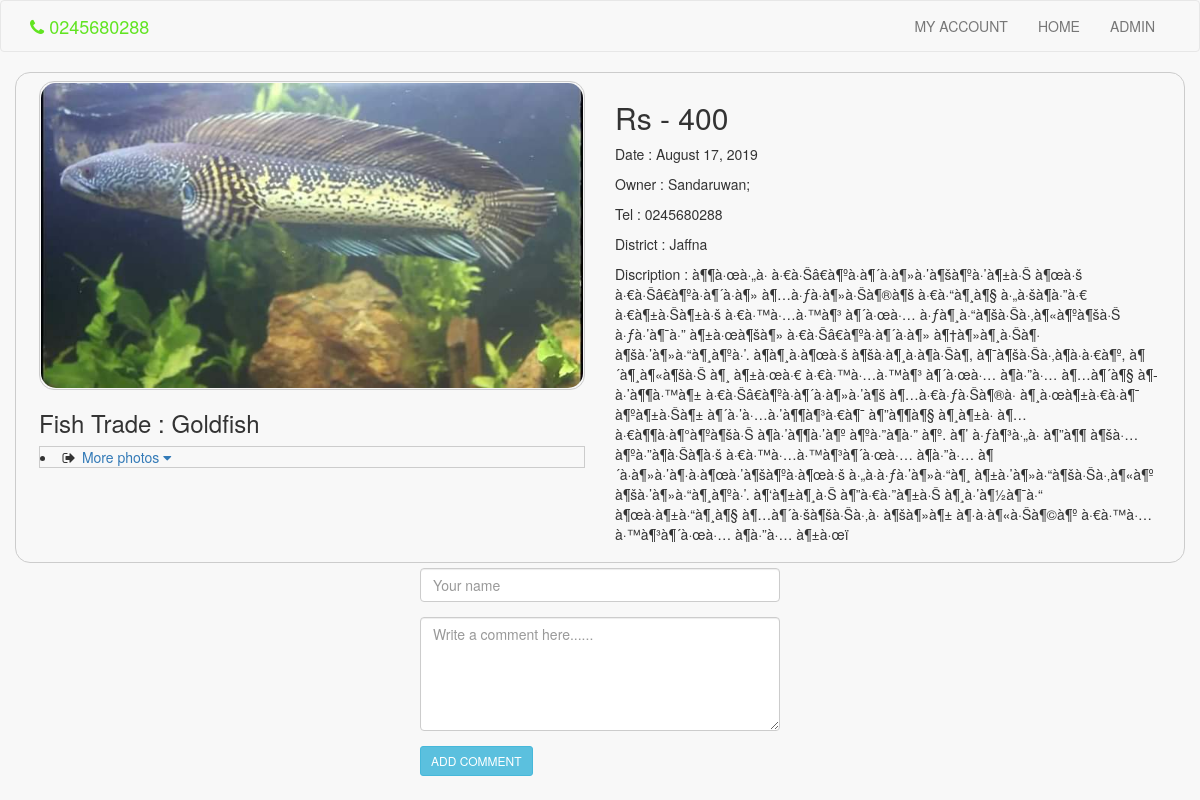
The page /newpage.php?id=4 on the database its author committed.
### tables this page shows
CREATE TABLE `product` (
  `id` int(11) NOT NULL,
  `name` varchar(100) NOT NULL,
  `product_name` varchar(200) NOT NULL,
  `district` varchar(50) NOT NULL,
  `phone_number` varchar(50) NOT NULL,
  `owner_name` varchar(200) NOT NULL,
  `info` varchar(1000) NOT NULL,
  `pic` varchar(200) NOT NULL,
  `pic1` varchar(70) NOT NULL,
  `pic2` varchar(200) NOT NULL,
  `pic3` varchar(200) NOT NULL,
  `price` varchar(20) NOT NULL,
  `date_released` date NOT NULL
);

### newpage.php (the view, shortened to what this page needs)
<?php
include 'db.php';
$id = $_GET['id'];
$select = "SELECT * FROM `product` WHERE id = '$id'";
$result  = mysqli_query($con, $select);
$row = mysqli_fetch_assoc($result);
?>
<!DOCTYPE html>
<html lang="en">
<head>
    <link href="vendor/bootstrap/css/bootstrap.min.css" rel="stylesheet">
    <link href="vendor/metisMenu/metisMenu.min.css" rel="stylesheet">
    <link href="dist/css/sb-admin-2.css" rel="stylesheet">
    <link href="vendor/morrisjs/morris.css" rel="stylesheet">
    <link href="vendor/font-awesome/css/font-awesome.min.css" rel="stylesheet" type="text/css">
     <link id="switcher" href="assets/css/theme-color/green-theme.css" rel="stylesheet">
</head>
<body>
          <nav class="navbar navbar-default" role="navigation">
            <div class="container">
              <div class="navbar-header">
                 <a class="navbar-brand" href="index.php"> <i class="fa fa-phone"></i> <?php echo $row['phone_number']; ?></a>
              </div>
              <div id="navbar" class="navbar-collapse collapse">
                <ul id="top-menu" class="nav navbar-nav navbar-right main-nav">
                  <li><a href="addindex.php">MY ACCOUNT</a></li>
                  <li><a href="index.php">HOME</a></li>
                   <li ><a href="dashboard/index.php">ADMIN</a></li>
                </ul>
              </div>
            </div>
          </nav>
  <section id="service">
    <div class="container">
       <div class="row"style="border:1px solid #ccc; border-radius:15px; padding:8px; margin-bottom:5px; background-color:;">
      <div class="col-lg-6">
          <div style="border:1px solid #ccc; padding:1px; margin-bottom:2px;border-radius:15px; ">
            <img style="border-radius:15px"src="<?php echo $row['pic']; ?>" alt="" class="img-responsive" >
          </div>
          <div class="blog-news-title"  >
                <h3><?php echo $row['name']; ?> : <?php echo $row['product_name']; ?></h3>
          </div>
            <div style="border:1px solid #ccc; padding:0px; margin-bottom:16px; ">
                <li class="dropdown"><i class="fa fa-sign-out fa-fw"></i>
                  <a class="dropdown-toggle" data-toggle="dropdown" href="#">More photos <i class="fa fa-caret-down"></i></a>
                </li>
            </div>
      </div>
      <div class="col-lg-6">
            <div class="blog-news-title"  >
              <h2>Rs - <?php echo $row['price']; ?></h2>
            </div>
            <div class="blog-news-details">
              <p>Date : <?php echo date("F d, Y", strtotime($row['date_released']))?></p>
            </div>
         <div class="blog-news-title"  >
                <p>Owner : <?php echo $row['owner_name']; ?></p>
                <p>Tel : <?php echo $row['phone_number']; ?></p>
                <p>District : <?php echo $row['district']; ?></p>
          </div>
            <div class="blog-news-title"  >
              <p>Discription :  <?php echo $row['info']; ?></p>
            </div>
      </div>
</div>
              <div class="row">
                <div class="col-lg-12">
                    <form class="form-horizontal" method="POST" action="add.php" enctype="multipart/form-data">
                        <fieldset>
                            <div class="form-group">
                              <label class="col-md-4 control-label" for="name"></label>
                              <div class="col-md-4">
                              <input id="name" name="name" type="text" placeholder="Your name" class="form-control input-md" required="" value="">
                              </div>
                            </div>
                            <div class="form-group">
                              <label class="col-md-4 control-label" for="comment"></label>
                              <div class="col-md-4">
                                <textarea class="form-control" rows="5" id="comment" name="comment"placeholder="Write a comment here......"></textarea>
                              </div>
                            </div>
                            <div class="form-group">
                              <label class="col-md-4 control-label" for="submit"></label>
                              <div class="col-md-4">
                                <button id="submit" name="submit" class="btn btn-info btn-sm">ADD COMMENT</button>
                              </div>
                            </div>
                      </fieldset>
                   </form>
              </div>
           </div>
 </div>
</section>
</body>
</html>

### assets/css/theme-color/green-theme.css (style rules this page uses)
.navbar-brand { color: #61e421 !important; }

### rows shown on the page
product: phone_number "0245680288", pic (picture), name "Fish Trade", product_name "Goldfish", price "400", date_released "August 17, 2019", owner_name "Sandaruwan;", district "Jaffna", info "à¶¶à·œà·„à· à·€à·Šâ€à¶ºà·à¶´à·à¶»à·’à¶šà¶ºà·’à¶±à·Š à¶œà·š à·€à·Šâ€à¶ºà·à¶´à·à¶» à¶…à·ƒà·à¶»à·Šà¶®à¶š à·€à·“à¶¸à¶§ à·„à·šà¶­à·”à·€ à·€à¶±à·Šà¶±à·š à·€à·™à·…à·™à¶³ à¶´à·œà·… à·ƒà¶¸à·“à¶šà·Šà·‚à¶«à¶ºà¶šà·Š à·ƒà·’à¶¯à·” à¶±à·œà¶šà¶» à·€à·Šâ€à¶ºà·à¶´à·à¶» à¶†à¶»à¶¸à·Šà¶· à¶šà·’à¶»à·“à¶¸à¶ºà·’. à¶­à¶¸à·à¶œà·š à¶šà·à¶¸à·à¶­à·Šà¶­, à¶¯à¶šà·Šà·‚à¶­à·à·€à¶º, à¶´à¶¸à¶«à¶šà·Š à¶¸ à¶±à·œà·€ à·€à·™à·…à·™à¶³ à¶´à·œà·… à¶­à·”à·… à¶…à¶´à¶§ à¶­à·’à¶¶à·™à¶± à·€à·Šâ€à¶ºà·à¶´à·à¶»à·’à¶š à¶…à·€à·ƒà·Šà¶®à· à¶¸à·œà¶±à·€à·à¶¯ à¶ºà¶±à·Šà¶± à¶´à·’à·…à·’à¶¶à¶³à·€à¶¯ à¶”à¶¶à¶§ à¶¸à¶±à· à¶…à·€à¶¶à·à¶°à¶ºà¶šà·Š à¶­à·’à¶¶à·’à¶º à¶ºà·”à¶­à·” à¶º. à¶’ à·ƒà¶³à·„à· à¶”à¶¶ à¶šà·… à¶ºà·”à¶­à·Šà¶­à·š…"
